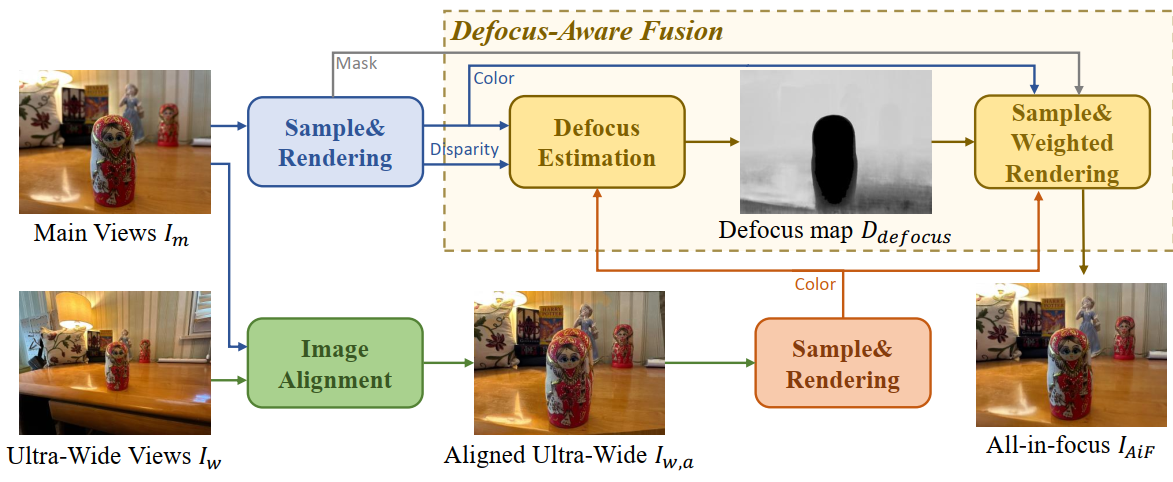
#> input picture dcnerf_github.png, 1173 x 482 px; its folder holds only this picture in this run
$ python -i feature_helper.py   (imports and definitions only)
#> lines starting #> are read from the running program, lines starting #| are printed output that depends on the picture
# Copyright 2020 Google LLC, University of Victoria, Czech Technical University
#
# Licensed under the Apache License, Version 2.0 (the "License");
# you may not use this file except in compliance with the License.
# You may obtain a copy of the License at
#
#      http://www.apache.org/licenses/LICENSE-2.0
#
# Unless required by applicable law or agreed to in writing, software
# distributed under the License is distributed on an "AS IS" BASIS,
# WITHOUT WARRANTIES OR CONDITIONS OF ANY KIND, either express or implied.
# See the License for the specific language governing permissions and
# limitations under the License.

import os

import cv2
import numpy as np

from .path_helper import get_desc_file, get_kp_file

# ----------------------------------------------------------------------
# Global constants

# Keypoint List Structure Index Info
IDX_X, IDX_Y, IDX_SIZE, IDX_ANGLE, IDX_RESPONSE, IDX_OCTAVE = (
    0, 1, 2, 3, 4, 5)  # , IDX_CLASSID not used
IDX_a, IDX_b, IDX_c = (6, 7, 8)

# NOTE the row-major colon-major adaptation here
IDX_A0, IDX_A2, IDX_A1, IDX_A3 = (9, 10, 11, 12)

# # IDX_CLASSID for KAZE
# IDX_CLASSID = 13

KP_LIST_LEN = 13
# ----------------------------------------------------------------------


def l_clahe(img):
    clahe = cv2.createCLAHE(clipLimit=2.0, tileGridSize=(8, 8))
    lab = cv2.cvtColor(img, cv2.COLOR_RGB2Lab)
#> lab: shape (482, 1173, 3); mean of channels 0, 1, 2 211.1, 130.2, 138.1
    lab[:, :, 0] = clahe.apply(lab[:, :, 0])
#> lab: shape (482, 1173, 3); mean of channels 0, 1, 2 212.3, 130.2, 138.1
    return cv2.cvtColor(lab, cv2.COLOR_Lab2RGB)
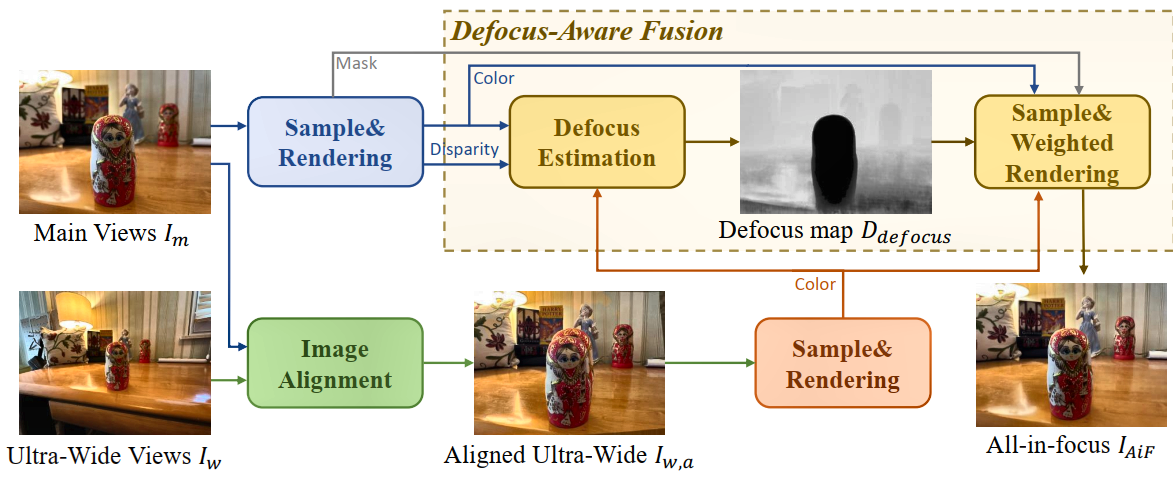
#> returned value: shape (482, 1173, 3); mean R, G, B 218, 207.8, 191.3


# [121 lines left out: functions update_affine, kp_list_2_opencv_kp_list, opencv_kp_list_2_kp_list, convert_opencv_kp_desc, is_feature_complete, not called in this run]

>>> import cv2
>>> picture = cv2.cvtColor(cv2.imread('../../../dcnerf_github.png'), cv2.COLOR_BGR2RGB)
>>> result = l_clahe(picture)
